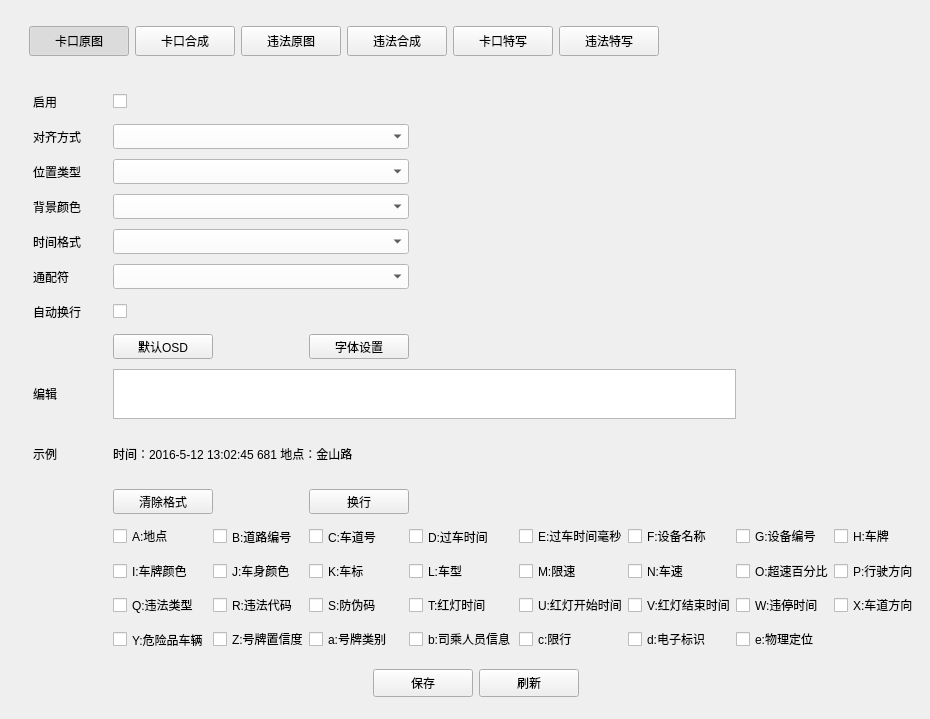
<?xml version="1.0" encoding="UTF-8"?>
<ui version="4.0">
 <class>Dlg_OsdAddConfig</class>
 <widget class="QWidget" name="Dlg_OsdAddConfig">
  <property name="geometry">
   <rect>
    <x>0</x>
    <y>0</y>
    <width>921</width>
    <height>695</height>
   </rect>
  </property>
  <property name="windowTitle">
   <string>Dlg_OsdAddConfig</string>
  </property>
  <layout class="QVBoxLayout" name="verticalLayout">
   <property name="rightMargin">
    <number>0</number>
   </property>
   <item>
    <widget class="QWidget" name="widget" native="true">
     <property name="minimumSize">
      <size>
       <width>0</width>
       <height>50</height>
      </size>
     </property>
     <property name="maximumSize">
      <size>
       <width>16777215</width>
       <height>50</height>
      </size>
     </property>
     <layout class="QHBoxLayout" name="horizontalLayout">
      <property name="leftMargin">
       <number>18</number>
      </property>
      <property name="topMargin">
       <number>10</number>
      </property>
      <property name="rightMargin">
       <number>0</number>
      </property>
      <property name="bottomMargin">
       <number>0</number>
      </property>
      <item>
       <widget class="QPushButton" name="btn_tab1">
        <property name="minimumSize">
         <size>
          <width>100</width>
          <height>30</height>
         </size>
        </property>
        <property name="focusPolicy">
         <enum>Qt::NoFocus</enum>
        </property>
        <property name="text">
         <string>卡口原图</string>
        </property>
        <property name="checkable">
         <bool>true</bool>
        </property>
        <property name="checked">
         <bool>true</bool>
        </property>
        <property name="autoExclusive">
         <bool>true</bool>
        </property>
       </widget>
      </item>
      <item>
       <widget class="QPushButton" name="btn_tab2">
        <property name="minimumSize">
         <size>
          <width>100</width>
          <height>30</height>
         </size>
        </property>
        <property name="focusPolicy">
         <enum>Qt::NoFocus</enum>
        </property>
        <property name="text">
         <string>卡口合成</string>
        </property>
        <property name="checkable">
         <bool>true</bool>
        </property>
        <property name="autoExclusive">
         <bool>true</bool>
        </property>
       </widget>
      </item>
      <item>
       <widget class="QPushButton" name="btn_tab3">
        <property name="minimumSize">
         <size>
          <width>100</width>
          <height>30</height>
         </size>
        </property>
        <property name="focusPolicy">
         <enum>Qt::NoFocus</enum>
        </property>
        <property name="text">
         <string>违法原图</string>
        </property>
        <property name="checkable">
         <bool>true</bool>
        </property>
        <property name="autoExclusive">
         <bool>true</bool>
        </property>
       </widget>
      </item>
      <item>
       <widget class="QPushButton" name="btn_tab4">
        <property name="minimumSize">
         <size>
          <width>100</width>
          <height>30</height>
         </size>
        </property>
        <property name="focusPolicy">
         <enum>Qt::NoFocus</enum>
        </property>
        <property name="text">
         <string>违法合成</string>
        </property>
        <property name="checkable">
         <bool>true</bool>
        </property>
        <property name="autoExclusive">
         <bool>true</bool>
        </property>
       </widget>
      </item>
      <item>
       <widget class="QPushButton" name="btn_tab5">
        <property name="minimumSize">
         <size>
          <width>100</width>
          <height>30</height>
         </size>
        </property>
        <property name="focusPolicy">
         <enum>Qt::NoFocus</enum>
        </property>
        <property name="text">
         <string>卡口特写</string>
        </property>
        <property name="checkable">
         <bool>true</bool>
        </property>
        <property name="autoExclusive">
         <bool>true</bool>
        </property>
       </widget>
      </item>
      <item>
       <widget class="QPushButton" name="btn_tab6">
        <property name="minimumSize">
         <size>
          <width>100</width>
          <height>30</height>
         </size>
        </property>
        <property name="focusPolicy">
         <enum>Qt::NoFocus</enum>
        </property>
        <property name="text">
         <string>违法特写</string>
        </property>
        <property name="checkable">
         <bool>true</bool>
        </property>
        <property name="autoExclusive">
         <bool>true</bool>
        </property>
       </widget>
      </item>
      <item>
       <spacer name="horizontalSpacer">
        <property name="orientation">
         <enum>Qt::Horizontal</enum>
        </property>
        <property name="sizeHint" stdset="0">
         <size>
          <width>602</width>
          <height>37</height>
         </size>
        </property>
       </spacer>
      </item>
     </layout>
    </widget>
   </item>
   <item>
    <widget class="QWidget" name="widget_2" native="true">
     <layout class="QVBoxLayout" name="verticalLayout_2">
      <property name="rightMargin">
       <number>0</number>
      </property>
      <item>
       <widget class="QWidget" name="widget_3" native="true">
        <layout class="QHBoxLayout" name="horizontalLayout_2">
         <item>
          <layout class="QGridLayout" name="gridLayout">
           <property name="horizontalSpacing">
            <number>0</number>
           </property>
           <property name="verticalSpacing">
            <number>10</number>
           </property>
           <item row="11" column="2">
            <widget class="QCheckBox" name="chk_A">
             <property name="minimumSize">
              <size>
               <width>80</width>
               <height>0</height>
              </size>
             </property>
             <property name="text">
              <string>A:地点</string>
             </property>
            </widget>
           </item>
           <item row="11" column="3">
            <widget class="QCheckBox" name="chk_B">
             <property name="minimumSize">
              <size>
               <width>80</width>
               <height>25</height>
              </size>
             </property>
             <property name="text">
              <string>B:道路编号</string>
             </property>
            </widget>
           </item>
           <item row="11" column="4">
            <widget class="QCheckBox" name="chk_C">
             <property name="minimumSize">
              <size>
               <width>100</width>
               <height>25</height>
              </size>
             </property>
             <property name="text">
              <string>C:车道号</string>
             </property>
            </widget>
           </item>
           <item row="11" column="5">
            <widget class="QCheckBox" name="chk_D">
             <property name="minimumSize">
              <size>
               <width>80</width>
               <height>25</height>
              </size>
             </property>
             <property name="text">
              <string>D:过车时间</string>
             </property>
            </widget>
           </item>
           <item row="11" column="6">
            <widget class="QCheckBox" name="chk_E">
             <property name="minimumSize">
              <size>
               <width>105</width>
               <height>0</height>
              </size>
             </property>
             <property name="text">
              <string>E:过车时间毫秒</string>
             </property>
            </widget>
           </item>
           <item row="0" column="2" colspan="2">
            <widget class="QCheckBox" name="chk_enable">
             <property name="minimumSize">
              <size>
               <width>100</width>
               <height>25</height>
              </size>
             </property>
             <property name="text">
              <string/>
             </property>
            </widget>
           </item>
           <item row="7" column="4" colspan="2">
            <widget class="QPushButton" name="btn_fontSetting">
             <property name="minimumSize">
              <size>
               <width>100</width>
               <height>25</height>
              </size>
             </property>
             <property name="maximumSize">
              <size>
               <width>100</width>
               <height>16777215</height>
              </size>
             </property>
             <property name="text">
              <string>字体设置</string>
             </property>
            </widget>
           </item>
           <item row="9" column="1">
            <widget class="QLabel" name="label_8">
             <property name="text">
              <string>示例</string>
             </property>
            </widget>
           </item>
           <item row="13" column="7">
            <widget class="QCheckBox" name="chk_V">
             <property name="text">
              <string>V:红灯结束时间</string>
             </property>
            </widget>
           </item>
           <item row="6" column="2" colspan="2">
            <widget class="QCheckBox" name="chk_wordWrap">
             <property name="minimumSize">
              <size>
               <width>0</width>
               <height>25</height>
              </size>
             </property>
             <property name="text">
              <string/>
             </property>
            </widget>
           </item>
           <item row="13" column="9">
            <widget class="QCheckBox" name="chk_X">
             <property name="text">
              <string>X:车道方向</string>
             </property>
            </widget>
           </item>
           <item row="13" column="8">
            <widget class="QCheckBox" name="chk_W">
             <property name="text">
              <string>W:违停时间</string>
             </property>
            </widget>
           </item>
           <item row="7" column="2" colspan="2">
            <widget class="QPushButton" name="btn_defautOsd">
             <property name="minimumSize">
              <size>
               <width>100</width>
               <height>25</height>
              </size>
             </property>
             <property name="maximumSize">
              <size>
               <width>100</width>
               <height>16777215</height>
              </size>
             </property>
             <property name="text">
              <string>默认OSD</string>
             </property>
            </widget>
           </item>
           <item row="5" column="2" colspan="3">
            <widget class="QComboBox" name="cmb_symbol">
             <property name="minimumSize">
              <size>
               <width>0</width>
               <height>25</height>
              </size>
             </property>
             <property name="styleSheet">
              <string notr="true">QComboBox
{
	background-color: rgb(255, 255, 255);
}
QComboBox QAbstractItemView::item {
    height: 30px;
}</string>
             </property>
            </widget>
           </item>
           <item row="1" column="2" colspan="3">
            <widget class="QComboBox" name="cmb_alignType">
             <property name="minimumSize">
              <size>
               <width>0</width>
               <height>25</height>
              </size>
             </property>
             <property name="styleSheet">
              <string notr="true">QComboBox
{
	background-color: rgb(255, 255, 255);
}
QComboBox QAbstractItemView::item {
    height: 30px;
}</string>
             </property>
            </widget>
           </item>
           <item row="2" column="2" colspan="3">
            <widget class="QComboBox" name="cmb_positonType">
             <property name="minimumSize">
              <size>
               <width>0</width>
               <height>25</height>
              </size>
             </property>
             <property name="styleSheet">
              <string notr="true">QComboBox
{
	background-color: rgb(255, 255, 255);
}
QComboBox QAbstractItemView::item {
    height: 30px;
}</string>
             </property>
            </widget>
           </item>
           <item row="3" column="2" colspan="3">
            <widget class="QComboBox" name="cmb_backgroundColor">
             <property name="minimumSize">
              <size>
               <width>0</width>
               <height>25</height>
              </size>
             </property>
             <property name="styleSheet">
              <string notr="true">QComboBox
{
	background-color: rgb(255, 255, 255);
}
QComboBox QAbstractItemView::item {
    height: 30px;
}</string>
             </property>
            </widget>
           </item>
           <item row="4" column="2" colspan="3">
            <widget class="QComboBox" name="cmb_timeFormat">
             <property name="minimumSize">
              <size>
               <width>0</width>
               <height>25</height>
              </size>
             </property>
             <property name="styleSheet">
              <string notr="true">QComboBox
{
	background-color: rgb(255, 255, 255);
}
QComboBox QAbstractItemView::item {
    height: 30px;
}</string>
             </property>
            </widget>
           </item>
           <item row="13" column="4">
            <widget class="QCheckBox" name="chk_S">
             <property name="text">
              <string>S:防伪码</string>
             </property>
            </widget>
           </item>
           <item row="12" column="9">
            <widget class="QCheckBox" name="chk_P">
             <property name="text">
              <string>P:行驶方向</string>
             </property>
            </widget>
           </item>
           <item row="12" column="2">
            <widget class="QCheckBox" name="chk_I">
             <property name="minimumSize">
              <size>
               <width>100</width>
               <height>0</height>
              </size>
             </property>
             <property name="text">
              <string>I:车牌颜色</string>
             </property>
            </widget>
           </item>
           <item row="13" column="6">
            <widget class="QCheckBox" name="chk_U">
             <property name="text">
              <string>U:红灯开始时间</string>
             </property>
            </widget>
           </item>
           <item row="5" column="1">
            <widget class="QLabel" name="label_10">
             <property name="minimumSize">
              <size>
               <width>0</width>
               <height>25</height>
              </size>
             </property>
             <property name="text">
              <string>通配符</string>
             </property>
            </widget>
           </item>
           <item row="13" column="2">
            <widget class="QCheckBox" name="chk_Q">
             <property name="text">
              <string>Q:违法类型</string>
             </property>
            </widget>
           </item>
           <item row="12" column="3">
            <widget class="QCheckBox" name="chk_J">
             <property name="minimumSize">
              <size>
               <width>80</width>
               <height>0</height>
              </size>
             </property>
             <property name="text">
              <string>J:车身颜色</string>
             </property>
            </widget>
           </item>
           <item row="13" column="5">
            <widget class="QCheckBox" name="chk_T">
             <property name="text">
              <string>T:红灯时间</string>
             </property>
            </widget>
           </item>
           <item row="12" column="4">
            <widget class="QCheckBox" name="chk_K">
             <property name="minimumSize">
              <size>
               <width>80</width>
               <height>0</height>
              </size>
             </property>
             <property name="text">
              <string>K:车标</string>
             </property>
            </widget>
           </item>
           <item row="13" column="3">
            <widget class="QCheckBox" name="chk_R">
             <property name="text">
              <string>R:违法代码</string>
             </property>
            </widget>
           </item>
           <item row="12" column="6">
            <widget class="QCheckBox" name="chk_M">
             <property name="minimumSize">
              <size>
               <width>80</width>
               <height>0</height>
              </size>
             </property>
             <property name="text">
              <string>M:限速</string>
             </property>
            </widget>
           </item>
           <item row="12" column="5">
            <widget class="QCheckBox" name="chk_L">
             <property name="minimumSize">
              <size>
               <width>80</width>
               <height>0</height>
              </size>
             </property>
             <property name="text">
              <string>L:车型</string>
             </property>
            </widget>
           </item>
           <item row="12" column="7">
            <widget class="QCheckBox" name="chk_N">
             <property name="text">
              <string>N:车速</string>
             </property>
            </widget>
           </item>
           <item row="12" column="8">
            <widget class="QCheckBox" name="chk_O">
             <property name="text">
              <string>O:超速百分比</string>
             </property>
            </widget>
           </item>
           <item row="14" column="5">
            <widget class="QCheckBox" name="chk_b">
             <property name="minimumSize">
              <size>
               <width>110</width>
               <height>0</height>
              </size>
             </property>
             <property name="text">
              <string>b:司乘人员信息</string>
             </property>
            </widget>
           </item>
           <item row="14" column="7">
            <widget class="QCheckBox" name="chk_d">
             <property name="text">
              <string>d:电子标识</string>
             </property>
            </widget>
           </item>
           <item row="14" column="6">
            <widget class="QCheckBox" name="chk_c">
             <property name="text">
              <string>c:限行</string>
             </property>
            </widget>
           </item>
           <item row="9" column="2" colspan="7">
            <widget class="QLabel" name="label_9">
             <property name="minimumSize">
              <size>
               <width>0</width>
               <height>50</height>
              </size>
             </property>
             <property name="text">
              <string>时间：2016-5-12 13:02:45 681 地点：金山路</string>
             </property>
            </widget>
           </item>
           <item row="0" column="1">
            <widget class="QLabel" name="label">
             <property name="minimumSize">
              <size>
               <width>80</width>
               <height>25</height>
              </size>
             </property>
             <property name="text">
              <string>启用</string>
             </property>
            </widget>
           </item>
           <item row="14" column="2">
            <widget class="QCheckBox" name="chk_Y">
             <property name="minimumSize">
              <size>
               <width>0</width>
               <height>25</height>
              </size>
             </property>
             <property name="text">
              <string>Y:危险品车辆</string>
             </property>
            </widget>
           </item>
           <item row="14" column="4">
            <widget class="QCheckBox" name="chk_a">
             <property name="text">
              <string>a:号牌类别</string>
             </property>
            </widget>
           </item>
           <item row="11" column="9">
            <widget class="QCheckBox" name="chk_H">
             <property name="minimumSize">
              <size>
               <width>80</width>
               <height>0</height>
              </size>
             </property>
             <property name="text">
              <string>H:车牌</string>
             </property>
            </widget>
           </item>
           <item row="11" column="8">
            <widget class="QCheckBox" name="chk_G">
             <property name="minimumSize">
              <size>
               <width>80</width>
               <height>0</height>
              </size>
             </property>
             <property name="text">
              <string>G:设备编号</string>
             </property>
            </widget>
           </item>
           <item row="8" column="1">
            <widget class="QLabel" name="label_7">
             <property name="text">
              <string>编辑</string>
             </property>
            </widget>
           </item>
           <item row="14" column="3">
            <widget class="QCheckBox" name="chk_Z">
             <property name="text">
              <string>Z:号牌置信度</string>
             </property>
            </widget>
           </item>
           <item row="3" column="1">
            <widget class="QLabel" name="label_4">
             <property name="text">
              <string>背景颜色</string>
             </property>
            </widget>
           </item>
           <item row="4" column="1">
            <widget class="QLabel" name="label_5">
             <property name="text">
              <string>时间格式</string>
             </property>
            </widget>
           </item>
           <item row="2" column="1">
            <widget class="QLabel" name="label_3">
             <property name="text">
              <string>位置类型</string>
             </property>
            </widget>
           </item>
           <item row="1" column="1">
            <widget class="QLabel" name="label_2">
             <property name="text">
              <string>对齐方式</string>
             </property>
            </widget>
           </item>
           <item row="6" column="1">
            <widget class="QLabel" name="label_6">
             <property name="text">
              <string>自动换行</string>
             </property>
            </widget>
           </item>
           <item row="11" column="7">
            <widget class="QCheckBox" name="chk_F">
             <property name="minimumSize">
              <size>
               <width>80</width>
               <height>0</height>
              </size>
             </property>
             <property name="text">
              <string>F:设备名称</string>
             </property>
            </widget>
           </item>
           <item row="14" column="8">
            <widget class="QCheckBox" name="chk_e">
             <property name="text">
              <string>e:物理定位</string>
             </property>
            </widget>
           </item>
           <item row="10" column="2">
            <widget class="QPushButton" name="btn_clearFormat">
             <property name="minimumSize">
              <size>
               <width>0</width>
               <height>25</height>
              </size>
             </property>
             <property name="text">
              <string>清除格式</string>
             </property>
            </widget>
           </item>
           <item row="10" column="4">
            <widget class="QPushButton" name="btn_wordWrap">
             <property name="minimumSize">
              <size>
               <width>0</width>
               <height>25</height>
              </size>
             </property>
             <property name="text">
              <string>换行</string>
             </property>
            </widget>
           </item>
           <item row="8" column="2" colspan="6">
            <widget class="QTextEdit" name="ledt_text">
             <property name="minimumSize">
              <size>
               <width>0</width>
               <height>50</height>
              </size>
             </property>
            </widget>
           </item>
          </layout>
         </item>
         <item>
          <spacer name="horizontalSpacer_2">
           <property name="orientation">
            <enum>Qt::Horizontal</enum>
           </property>
           <property name="sizeHint" stdset="0">
            <size>
             <width>9</width>
             <height>20</height>
            </size>
           </property>
          </spacer>
         </item>
        </layout>
       </widget>
      </item>
      <item>
       <layout class="QHBoxLayout" name="horizontalLayout_3">
        <item>
         <spacer name="horizontalSpacer_4">
          <property name="orientation">
           <enum>Qt::Horizontal</enum>
          </property>
          <property name="sizeHint" stdset="0">
           <size>
            <width>40</width>
            <height>20</height>
           </size>
          </property>
         </spacer>
        </item>
        <item>
         <widget class="QPushButton" name="btn_save">
          <property name="minimumSize">
           <size>
            <width>100</width>
            <height>28</height>
           </size>
          </property>
          <property name="text">
           <string>保存</string>
          </property>
         </widget>
        </item>
        <item>
         <widget class="QPushButton" name="btn_fresh">
          <property name="minimumSize">
           <size>
            <width>100</width>
            <height>28</height>
           </size>
          </property>
          <property name="text">
           <string>刷新</string>
          </property>
         </widget>
        </item>
        <item>
         <spacer name="horizontalSpacer_3">
          <property name="orientation">
           <enum>Qt::Horizontal</enum>
          </property>
          <property name="sizeHint" stdset="0">
           <size>
            <width>40</width>
            <height>20</height>
           </size>
          </property>
         </spacer>
        </item>
       </layout>
      </item>
     </layout>
    </widget>
   </item>
  </layout>
 </widget>
 <layoutdefault spacing="6" margin="11"/>
 <resources/>
 <connections/>
</ui>
